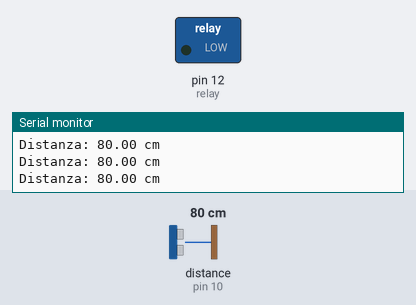
Bench run of a sketch on a simulated Arduino Uno, built with avr-gcc and run on an emulated ATmega328P. On the bench: switched loads named in the sketch (green lamp = pin HIGH), the last lines printed to the serial monitor. The inputs (shaded band) are chosen by the test bench; at power-on: distance to the obstacle (sensor on pin 10) 80 cm. The echo pulse lasts 58.3 µs per cm.

Above: at 1.3 s.
1.4 s: distance to the obstacle (sensor on pin 10) set to 12 cm
4.6 s: distance to the obstacle (sensor on pin 10) set to 9 cm
At 6.8 s:
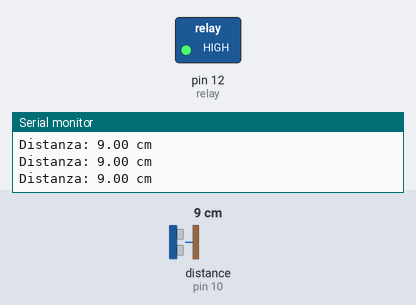
Timing chart, 0 to 8.3 s (numbered marks = the images above; inputs shaded):
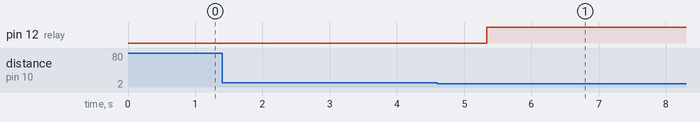

Measured:
- the behaviour switches between 11 and 10 cm on distance to the obstacle (sensor on pin 10) (found by bisection; images 0 and 1)
- after the input at 4.6 s, pin 12 (relay): LOW → HIGH after 0.74 s

The sketch:

hcsr04_library__relay.ino
```cpp
#include <HCSR04.h>

const byte triggerPin = 9;
const byte echoPin = 10;
const int relay = 12;
unsigned short maxDistanceCm = 100;
UltraSonicDistanceSensor distanceSensor(triggerPin, echoPin, maxDistanceCm);

void setup() {
Serial.begin(9600);
pinMode(relay, OUTPUT);
}

void loop() {
float distanza = distanceSensor.measureDistanceCm();
int pos;
for (pos=0; pos<29; pos++)
{
Serial.print("Distanza: ");
Serial.print(distanza);
Serial.println(" cm");
}
if (distanza <= 10.00) {
    digitalWrite(relay,HIGH);
}
else {
    digitalWrite(relay,LOW);
}
}
```
